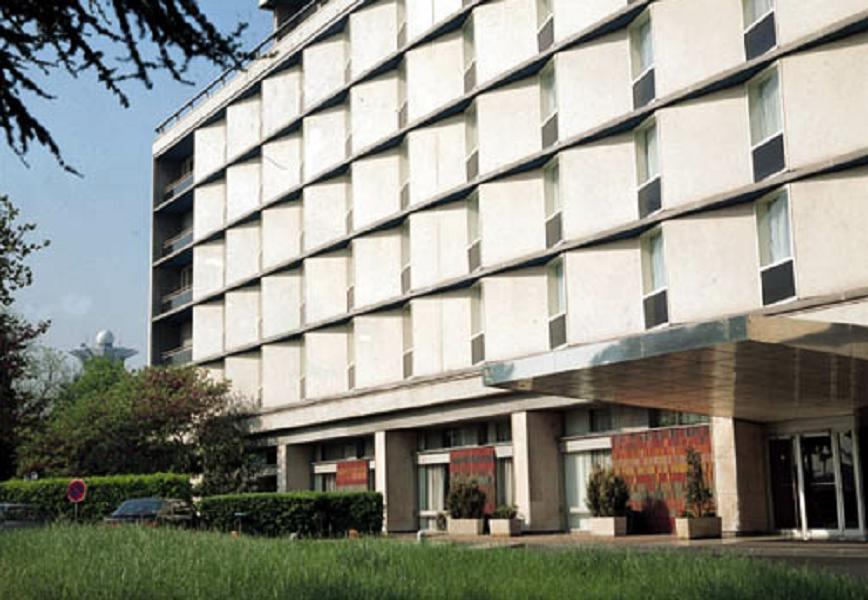
#> input picture opencv_study/ch1~13/ch06/building.jpg, 868 x 600 px
$ python hough_lines.py
#> lines starting #> are read from the running program, lines starting #| are printed output that depends on the picture
import sys
import numpy as np
import cv2
'''
cv2.HouthLines(image, rho, theta, threshold, lines=None, srn=None, stn=None, min_theta=None, max_theta=None)->lines

image : 입력 에지 영상
rho : 축적 배열에서 rho 값의 간격.(1.0->1픽셀 간격)
theta : 축적 배열에서 theta 값의 간격.(np.pi/180 -> 1도 간격)
    #rho, theta 값 작을수록 축적 배열 커짐 (정교하게 하려면 값 적게 줌.)
threshold : 축적 배열에서 직선을 판단할 임계값
lines : 직선 파라미터(rho,theta) 정보를 담고 있는 numpy.ndarray, shape=(N, 1, 2), dtype = numpy.float32
srn, stn : 멀티 스케일 허프 변환에서 rho 해상도, theta 해상도를 나누는 기본값 = 0(일반 허프 변환)
min_theta, max_theta : 검출할 선분의 최소, 최대 theta 값
'''

'''
    #확률적 허프 변환에 의한 선분 검출#
cv2.HouthLinesP(image, rho, theta, threshold, lines=None, minLineLength=None, maxLineGap=None) -> lines
image : 입력 에지 영상
lines : 선분의 시작과 끝 좌표(x1,y1,x2,y2) 정보를 담고있는 numpy.ndarray, shape=(N,1,4ㄴ), dtype=numpy.int32
minLineLength : 검출할 선분의 최소 길이
maxLineGap : 직선으로 간주할 최대 에지 점 간격
'''

src = cv2.imread('building.jpg', cv2.IMREAD_GRAYSCALE)
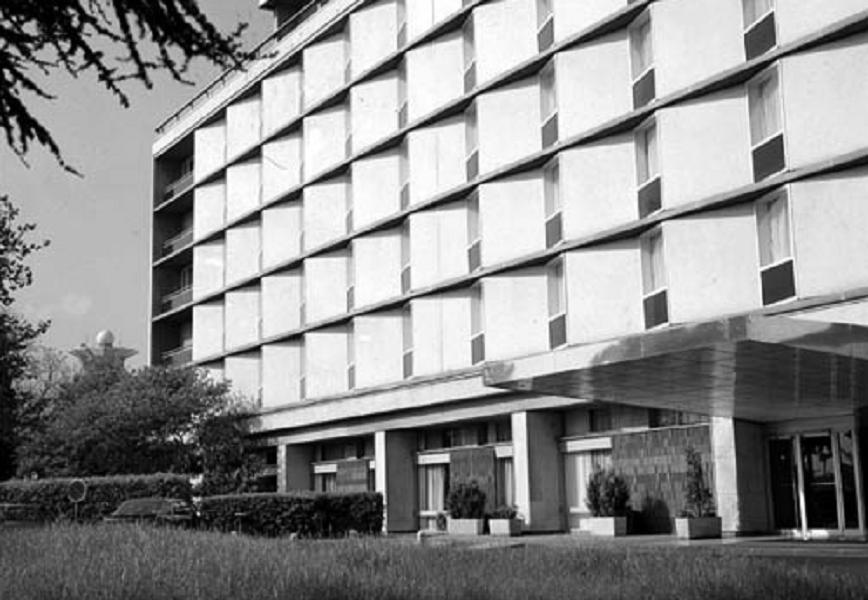
#> src: shape (600, 868); min 0, max 255, mean 142.3

if src is None:
    print('Image load failed!')
    sys.exit()

edges = cv2.Canny(src, 50, 150)
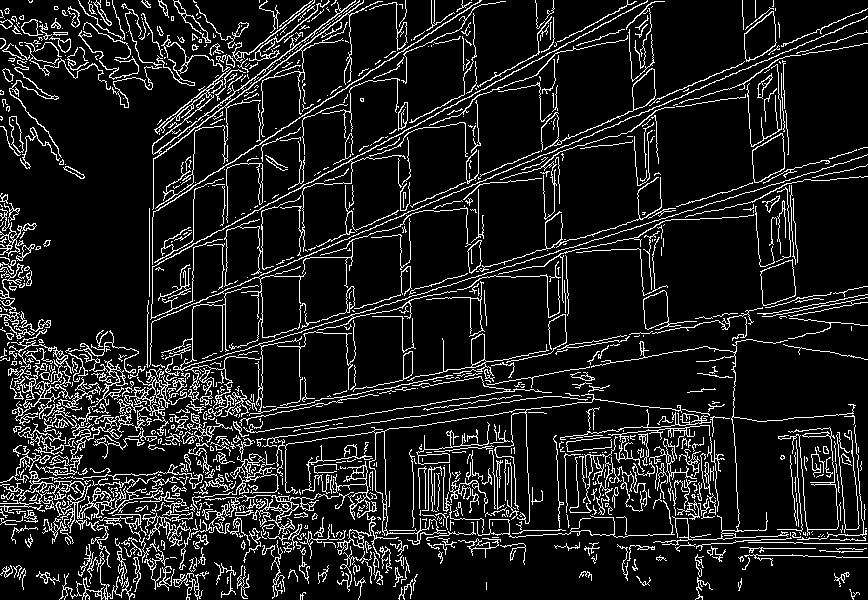
#> edges: shape (600, 868); 11.6% white in thin lines or dots

lines = cv2.HoughLinesP(edges, 1, np.pi / 180., 140,
                        minLineLength=50, maxLineGap=5)
#> lines = 129 rows, first 6: [745, 69, 842, 28], [230, 288, 403, 215], [682, 95, 867, 16], [149, 215, 480, 0], [763, 314, 867, 294], [341, 164, 647, 1]

dst = cv2.cvtColor(edges, cv2.COLOR_GRAY2BGR)
#> dst: shape (600, 868, 3); 11.6% white in thin lines or dots

if lines is not None:
    for i in range(lines.shape[0]):
        pt1 = (lines[i][0][0], lines[i][0][1])  # 시작점 좌표
        pt2 = (lines[i][0][2], lines[i][0][3])  # 끝점 좌표
        cv2.line(dst, pt1, pt2, (0, 0, 255), 2, cv2.LINE_AA)
#> this loop made 129 passes
#> (pt1, pt2) on passes 1 to 12: ((745, 69), (842, 28)), ((230, 288), (403, 215)), ((682, 95), (867, 16)), ((149, 215), (480, 0)), ((763, 314), (867, 294)), ((341, 164), (647, 1)), ((430, 290), (683, 212)), ((226, 226), (472, 95)), ((801, 417), (853, 413)), ((275, 537), (363, 540)), ((452, 278), (580, 237)), ((369, 530), (421, 530))
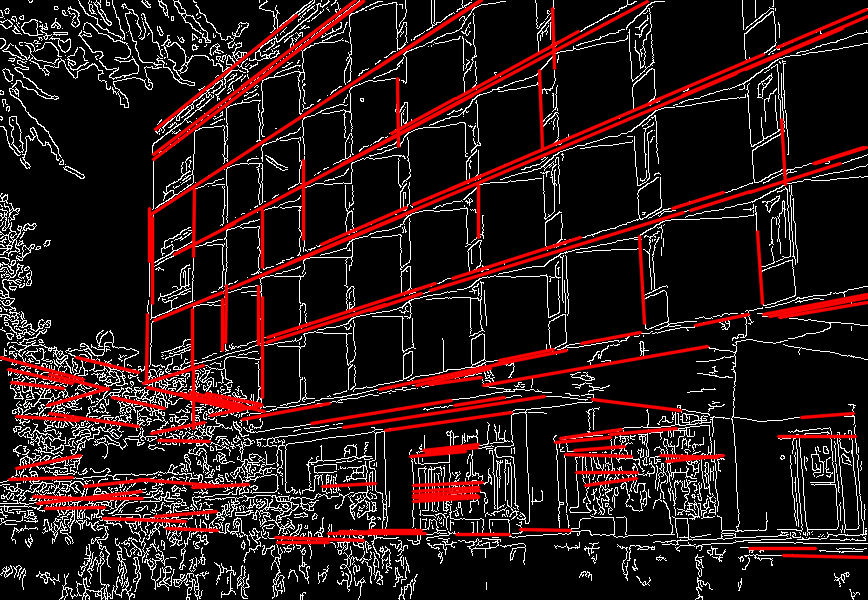
#> dst: shape (600, 868, 3); mean B, G, R 23.6, 23.6, 41.7

cv2.imshow('src', src)
cv2.imshow('dst', dst)
cv2.waitKey()
cv2.destroyAllWindows()

$ run again, with opencv_study/ch1~13/ch06/dial.jpg copied over opencv_study/ch1~13/ch06/building.jpg
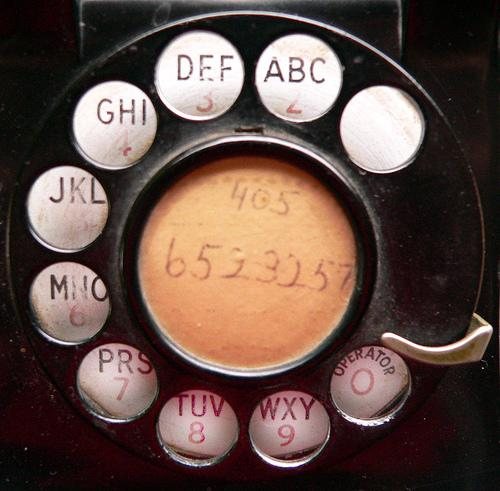
#> input picture opencv_study/ch1~13/ch06/dial.jpg, 500 x 491 px
#> `edges = cv2.Canny(src, 50, 150)`:
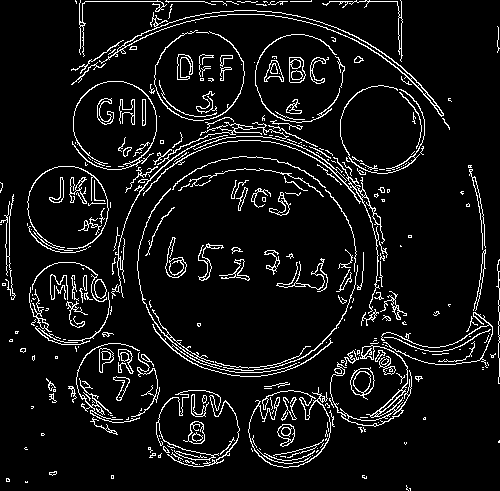
#> edges: shape (491, 500); 7.7% white in thin lines or dots
#> lines = [[329, 1, 401, 1], [75, 1, 204, 1]]
#> the loop `for i in range(lines.shape[0]):` made 2 passes
#> after the loop `for i in range(lines.shape[0]):`:
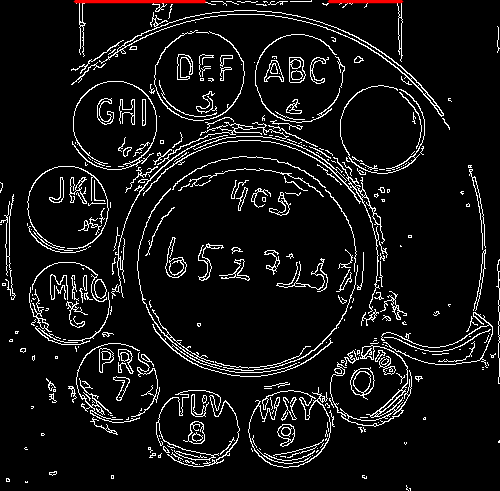
#> dst: shape (491, 500, 3); mean B, G, R 19.3, 19.3, 20
